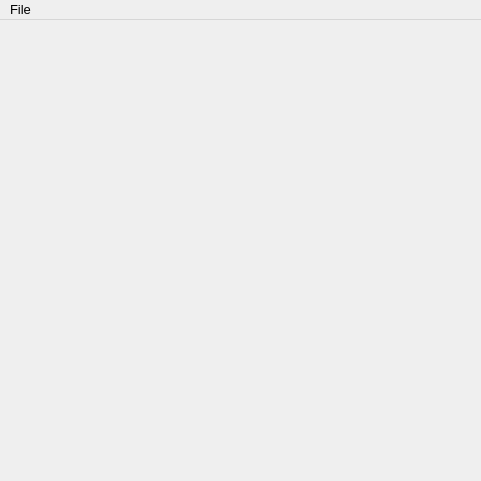
<?xml version="1.0" encoding="UTF-8"?>
<ui version="4.0">
 <class>MainWindow</class>
 <widget class="QMainWindow" name="MainWindow">
  <property name="geometry">
   <rect>
    <x>0</x>
    <y>0</y>
    <width>481</width>
    <height>481</height>
   </rect>
  </property>
  <property name="minimumSize">
   <size>
    <width>481</width>
    <height>481</height>
   </size>
  </property>
  <property name="baseSize">
   <size>
    <width>481</width>
    <height>481</height>
   </size>
  </property>
  <property name="font">
   <font>
    <family>Segoe UI</family>
    <pointsize>10</pointsize>
   </font>
  </property>
  <property name="windowTitle">
   <string>mapMaker</string>
  </property>
  <property name="windowIcon">
   <iconset>
    <normaloff>../../../../../Pictures/1425409561_175210.ico</normaloff>../../../../../Pictures/1425409561_175210.ico</iconset>
  </property>
  <widget class="QWidget" name="centralWidget"/>
  <widget class="QMenuBar" name="menuBar">
   <property name="geometry">
    <rect>
     <x>0</x>
     <y>0</y>
     <width>481</width>
     <height>21</height>
    </rect>
   </property>
   <widget class="QMenu" name="menuFile">
    <property name="title">
     <string>File</string>
    </property>
    <addaction name="actionNew"/>
    <addaction name="actionOpen"/>
    <addaction name="actionSave"/>
    <addaction name="actionExit"/>
   </widget>
   <addaction name="menuFile"/>
  </widget>
  <action name="actionOpen">
   <property name="text">
    <string>Open</string>
   </property>
   <property name="toolTip">
    <string>Open a map from a file</string>
   </property>
   <property name="shortcut">
    <string>Ctrl+O</string>
   </property>
  </action>
  <action name="actionExit">
   <property name="text">
    <string>Exit</string>
   </property>
   <property name="toolTip">
    <string>Exit the application</string>
   </property>
   <property name="shortcut">
    <string>Ctrl+W</string>
   </property>
  </action>
  <action name="actionSave">
   <property name="text">
    <string>Save</string>
   </property>
   <property name="toolTip">
    <string>Save the current map</string>
   </property>
   <property name="shortcut">
    <string>Ctrl+S</string>
   </property>
  </action>
  <action name="actionNew">
   <property name="text">
    <string>New</string>
   </property>
   <property name="shortcut">
    <string>Ctrl+N</string>
   </property>
  </action>
 </widget>
 <layoutdefault spacing="6" margin="11"/>
 <resources/>
 <connections>
  <connection>
   <sender>actionExit</sender>
   <signal>triggered()</signal>
   <receiver>MainWindow</receiver>
   <slot>close()</slot>
   <hints>
    <hint type="sourcelabel">
     <x>-1</x>
     <y>-1</y>
    </hint>
    <hint type="destinationlabel">
     <x>199</x>
     <y>149</y>
    </hint>
   </hints>
  </connection>
 </connections>
</ui>
